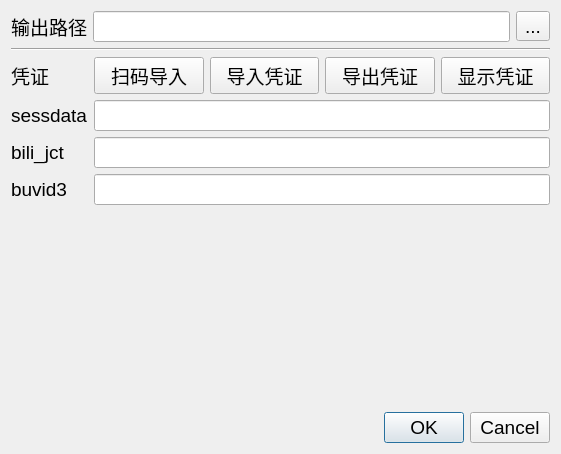
<?xml version="1.0" encoding="UTF-8"?>
<ui version="4.0">
 <class>ConfigWindow</class>
 <widget class="QWidget" name="ConfigWindow">
  <property name="geometry">
   <rect>
    <x>0</x>
    <y>0</y>
    <width>561</width>
    <height>454</height>
   </rect>
  </property>
  <property name="windowTitle">
   <string>设置</string>
  </property>
  <property name="windowIcon">
   <iconset>
    <normaloff>../icon/config.png</normaloff>../icon/config.png</iconset>
  </property>
  <layout class="QVBoxLayout" name="verticalLayout">
   <item>
    <layout class="QHBoxLayout" name="resultPathLayout">
     <item>
      <widget class="QLabel" name="resultPathLabel">
       <property name="font">
        <font>
         <pointsize>14</pointsize>
        </font>
       </property>
       <property name="text">
        <string>输出路径</string>
       </property>
      </widget>
     </item>
     <item>
      <widget class="QLineEdit" name="resultPathInput">
       <property name="font">
        <font>
         <pointsize>14</pointsize>
        </font>
       </property>
      </widget>
     </item>
     <item>
      <widget class="QToolButton" name="resultPathButton">
       <property name="font">
        <font>
         <pointsize>14</pointsize>
        </font>
       </property>
       <property name="text">
        <string>...</string>
       </property>
      </widget>
     </item>
    </layout>
   </item>
   <item>
    <widget class="Line" name="configLine_1">
     <property name="orientation">
      <enum>Qt::Horizontal</enum>
     </property>
    </widget>
   </item>
   <item>
    <layout class="QGridLayout" name="credentialLayout">
     <item row="0" column="0">
      <widget class="QLabel" name="credentialLabel">
       <property name="font">
        <font>
         <pointsize>14</pointsize>
        </font>
       </property>
       <property name="text">
        <string>凭证</string>
       </property>
      </widget>
     </item>
     <item row="0" column="1">
      <layout class="QHBoxLayout" name="credentialControlLayout">
       <item>
        <widget class="QPushButton" name="credentialScanButton">
         <property name="font">
          <font>
           <pointsize>14</pointsize>
          </font>
         </property>
         <property name="text">
          <string>扫码导入</string>
         </property>
        </widget>
       </item>
       <item>
        <widget class="QPushButton" name="credentialImportButton">
         <property name="font">
          <font>
           <pointsize>14</pointsize>
          </font>
         </property>
         <property name="text">
          <string>导入凭证</string>
         </property>
        </widget>
       </item>
       <item>
        <widget class="QPushButton" name="credentialExportButton">
         <property name="font">
          <font>
           <pointsize>14</pointsize>
          </font>
         </property>
         <property name="text">
          <string>导出凭证</string>
         </property>
        </widget>
       </item>
       <item>
        <widget class="QPushButton" name="credentialShowButton">
         <property name="font">
          <font>
           <pointsize>14</pointsize>
          </font>
         </property>
         <property name="text">
          <string>显示凭证</string>
         </property>
        </widget>
       </item>
      </layout>
     </item>
     <item row="1" column="0">
      <widget class="QLabel" name="sessdataLabel">
       <property name="font">
        <font>
         <pointsize>14</pointsize>
        </font>
       </property>
       <property name="text">
        <string>sessdata</string>
       </property>
      </widget>
     </item>
     <item row="1" column="1">
      <widget class="QLineEdit" name="sessdataEntry">
       <property name="font">
        <font>
         <pointsize>14</pointsize>
        </font>
       </property>
      </widget>
     </item>
     <item row="2" column="0">
      <widget class="QLabel" name="bilijctLabel">
       <property name="font">
        <font>
         <pointsize>14</pointsize>
        </font>
       </property>
       <property name="text">
        <string>bili_jct</string>
       </property>
      </widget>
     </item>
     <item row="2" column="1">
      <widget class="QLineEdit" name="bilijctEntry">
       <property name="font">
        <font>
         <pointsize>14</pointsize>
        </font>
       </property>
       <property name="text">
        <string/>
       </property>
       <property name="echoMode">
        <enum>QLineEdit::Password</enum>
       </property>
      </widget>
     </item>
     <item row="3" column="0">
      <widget class="QLabel" name="buvid3Label">
       <property name="font">
        <font>
         <pointsize>14</pointsize>
        </font>
       </property>
       <property name="text">
        <string>buvid3</string>
       </property>
      </widget>
     </item>
     <item row="3" column="1">
      <widget class="QLineEdit" name="buvid3Entry">
       <property name="font">
        <font>
         <pointsize>14</pointsize>
        </font>
       </property>
      </widget>
     </item>
    </layout>
   </item>
   <item>
    <spacer name="configSpacer">
     <property name="orientation">
      <enum>Qt::Vertical</enum>
     </property>
     <property name="sizeHint" stdset="0">
      <size>
       <width>20</width>
       <height>62</height>
      </size>
     </property>
    </spacer>
   </item>
   <item>
    <layout class="QHBoxLayout" name="confirmLayout">
     <item>
      <spacer name="confirmSpacer">
       <property name="orientation">
        <enum>Qt::Horizontal</enum>
       </property>
       <property name="sizeHint" stdset="0">
        <size>
         <width>40</width>
         <height>20</height>
        </size>
       </property>
      </spacer>
     </item>
     <item>
      <widget class="QDialogButtonBox" name="confirmButton">
       <property name="font">
        <font>
         <pointsize>14</pointsize>
        </font>
       </property>
       <property name="standardButtons">
        <set>QDialogButtonBox::Cancel|QDialogButtonBox::Ok</set>
       </property>
      </widget>
     </item>
    </layout>
   </item>
  </layout>
 </widget>
 <resources/>
 <connections/>
</ui>
